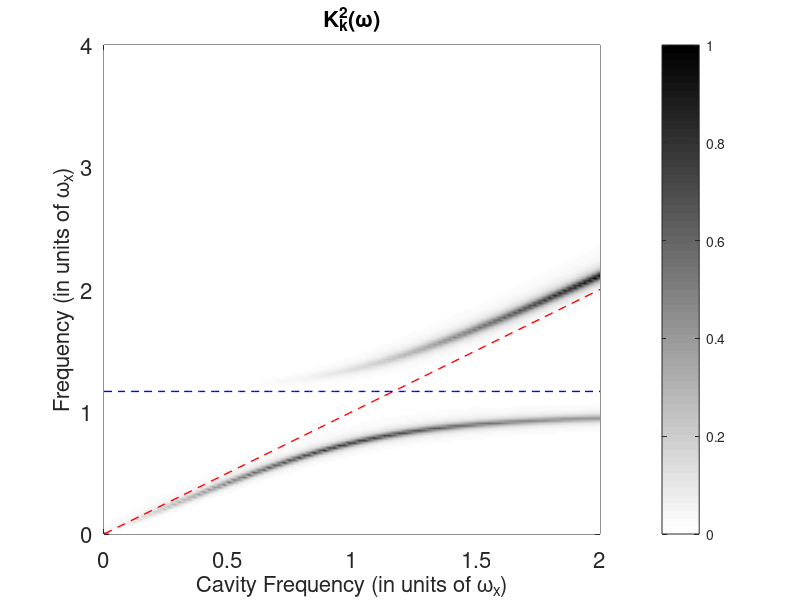
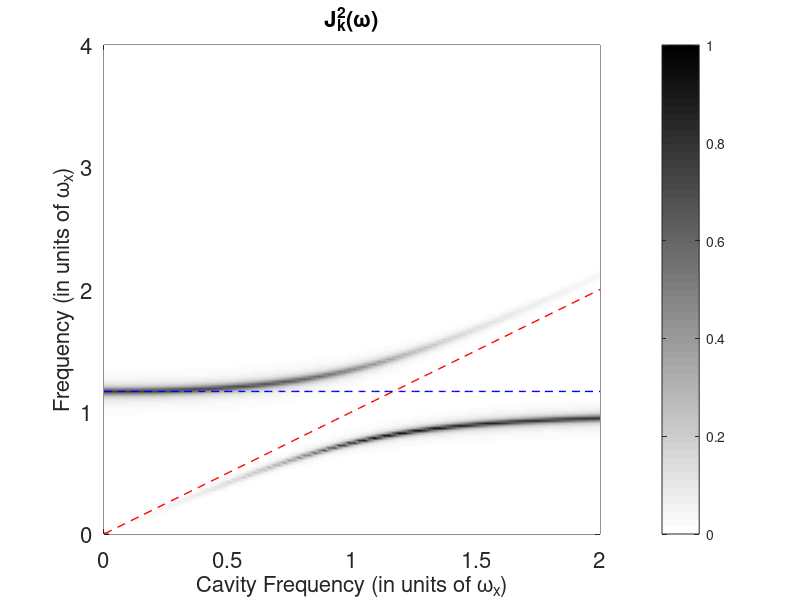

Here is the MATLAB script that generated these plots, in order:
% Companion code for the publication: 
% Exact solution of polaritonic systems with arbitrary light and matter frequency-dependent losses
% Erika Cortese and Simone De Liberato
% School of Physics and Astronomy, University of Southampton, Southampton, SO17 1BJ, United Kingdom

% This code calculates and plots the photonic and matter components of polaritons with
% Lorentzian broadening in both the photonic and matter resonances and a coloured photonic reservoir


clear all
close all

Coloured=0; % if different from zero considers the presence of a coloured reservoir (Sec. VI of the main paper)
Parallel=0; % if different from zero runs over a parallel pool

 if Parallel
     poolobj = gcp();
 end

%% Parameters and functions definitions

wx=1; % matter excitation frequency, used as units of all the other frequencies
g=0.3*wx; % resonant light-matter couoling
wxt=sqrt(wx^2+4*g^2); % matter frequency renormalised by diamagnetic P^2 term
zp=10^-3*wx; % numerical delta used to calculate the principal part numerically
qtol=10^-3; % tollerance for quadv

% loss rates
gammaP=0.05*wx; % photonic losses
gammaM=0.05*wx; % matter losses

% vector of photonic frequencies (k-points)
Nk=100; % number of photonic frequency considered
wk_min=0*wx; % minimal photonic frequency  
wk_max=2*wx; % maximal photonic frequency
wk_v=linspace(wk_min, wk_max, Nk); % vector of photonic frequencies 

% polariton dispersion from Eq. 8
wLP=sqrt(wk_v.^2 + wxt^2 - sqrt(wk_v.^4 + 16*g^2*wk_v.^2-2*wk_v.^2*wxt^2 + wxt^4))/sqrt(2);
wUP=sqrt(wk_v.^2 + wxt^2 + sqrt(wk_v.^4 + 16*g^2*wk_v.^2-2*wk_v.^2*wxt^2 + wxt^4))/sqrt(2);

% frequency range
Nw=200; % number of frequencies    
w_min=0*wx; % minimal frequency
w_max=2*wk_max; % maximal frequency
w_v=linspace(w_min,w_max,Nw); % frequency vector
dw=w_v(2)-w_v(1); % frequency delta

% Functions for Lorentzian resonances from Eq. 52 
eta2= @(w) 2*gammaM/pi*w./((w.^2-wxt^2).^2+gammaM^2*w.^2); % |\eta|^2
zeta2=@(w,wk) 2*gammaP/pi*w.^3./((w.^2-wk^2).^2+gammaP^2*w.^2);  % |\zeta_k|^2

% Functions for Lorentzian resonances  from Eq. 53
Z=@(w) 2*((w.^2-wxt^2))./((w.^2-wxt^2).^2+gammaM^2*w.^2) ; % Z
W=@(w,wk) 2*(wk^2*(w.^2-wk^2)-gammaP^2*w.^2)./((w.^2-wk^2).^2+gammaP^2*w.^2) ; % W_k


if Coloured

% define the parameters of the coloured reservoir 
wc=2*wx; % central frequency of the cloured resevoir
Delta=0.5*wx; % width of the cloured resevoir
kappa=0.05*wx; % coupling of the cloured resevoir
wl=wc-Delta/2; % lower band edge
wu=wc+Delta/2; % upper band edge

% specific form from Eq. 62
F=@(w) 1/Delta*heaviside(Delta/2-abs(w-wc)); 

% effective central frequency and effective losses from Eq. 61
Omega2=@(w,wk) wk^2*(1+kappa*(1-1/2*real(quadv(@(wp) wp.*F(abs(wp))./(wp-w+1i*zp),wl,wu,qtol)))); % |\Omega_k|^2
Gamma=@(w,wk) gammaP+pi/2*kappa*wk^2*F(w); 

% photonic bath functions with reservoir from Eq. 60
zeta2=@(w,wk) w.^3./((w.^2-Omega2(w,wk)).^2+w.^2.*Gamma(w,wk).^2).*(2*gammaP/pi+kappa*wk^2*F(w));

% photonic bath functions (numerical integral required)
W=@(w,wk) real(quadv(@(wp) 2*wp./(w.^2-wp.^2+1i*zp).*abs(zeta2(wp,wk)),0, w_max,qtol));

end


%% Main cycle 


% initializations
K2=zeros(Nk,Nw);
J2=zeros(Nk,Nw);

parfor ck=1:Nk % cycling over the photonic frequency
    
wk=wk_v(ck); % photonic frequency

%Coupled photonic and matter field component
K2(ck,:)=(zeta2(w_v,wk)+g^2.*eta2(w_v).*(W(w_v,wk).^2+pi^2.*zeta2(w_v,wk).^2))./((1-g^2*W(w_v,wk).*Z(w_v)).^2+...
     g^4*pi^2*(W(w_v,wk).^2.*eta2(w_v).^2+zeta2(w_v,wk).^2.*Z(w_v).^2)+g^2*pi^2*eta2(w_v).*zeta2(w_v,wk).*(2+g^2*pi^2*eta2(w_v).*zeta2(w_v,wk)));
 
J2(ck,:)=(eta2(w_v)+g^2*(Z(w_v).^2+pi^2.*eta2(w_v).^2).*zeta2(w_v,wk))./((1-g^2*W(w_v,wk).*Z(w_v)).^2+...
     g^4*pi^2*(W(w_v,wk).^2.*eta2(w_v).^2+zeta2(w_v,wk).^2.*Z(w_v).^2)+g^4*pi^2*eta2(w_v).*zeta2(w_v,wk).*(2+g^2*pi^2*eta2(w_v).*zeta2(w_v,wk)));
end

if Parallel
delete(poolobj); 
end

%% Plotting

figure(1)
mx1=max(max(K2));
pcolor(wk_v,w_v,K2'/mx1) 
shading interp
colormap(1-gray)
c=colorbar;
hold on
plot(wk_v,wk_v,'r--','Linewidth',1) % plot photonic frequency
plot(wk_v,wxt*ones(1,Nk),'b--','Linewidth',1) % plot matter frequency

if Coloured
plot(wk_v,wl*ones(1,Nk),'g:','Linewidth',1.5)
plot(wk_v,wu*ones(1,Nk),'g:','Linewidth',1.5)
end 

set(gca,'FontSize',16)
title('K_{k}^2(\omega)','FontSize',16)
xlabel('Cavity Frequency (in units of \omega_x)','FontSize',16)
ylabel('Frequency (in units of \omega_x)','FontSize',16)


figure(2)
mx2=max(max(J2));
pcolor(wk_v,w_v,J2'/mx2) 
shading interp
colormap(1-gray)
c=colorbar;
hold on
plot(wk_v,wk_v,'r--','Linewidth',1) % plot photonic frequency
plot(wk_v,wxt*ones(1,Nk),'b--','Linewidth',1) % plot matter frequency

if Coloured
plot(wk_v,wl*ones(1,Nk),'g:','Linewidth',1.5)
plot(wk_v,wu*ones(1,Nk),'g:','Linewidth',1.5)
end 

set(gca,'FontSize',16)
title('J_{k}^2(\omega)','FontSize',16)
xlabel('Cavity Frequency (in units of \omega_x)','FontSize',16)
ylabel('Frequency (in units of \omega_x)','FontSize',16)


